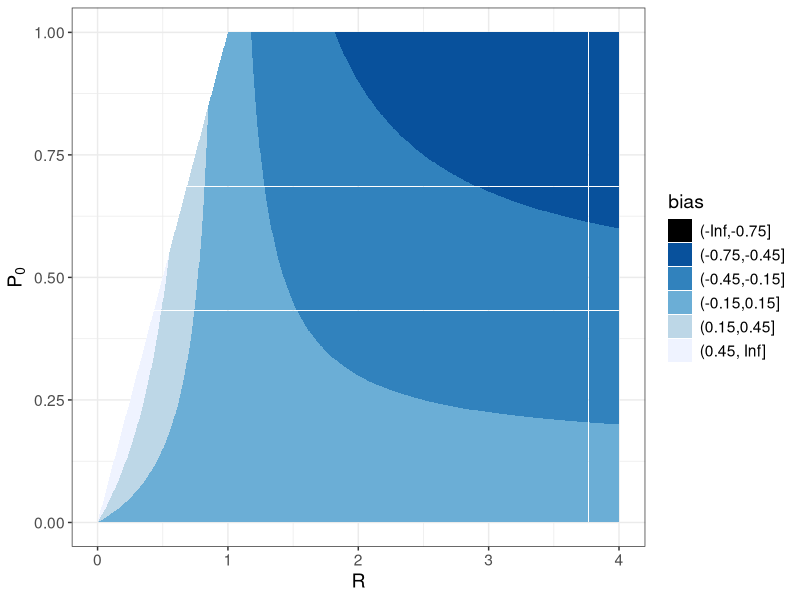

Source code (R):
# Effect of growing (or shrinking) population on parous rate

P_0 =0.6 # true survival per cycle
R = 2


P_0_1 = (-(R + P_0) + sqrt((R + P_0)^2 - 4*R * P_0))/(-2*R)

steps =1000
Rvector = rep(seq(1:steps), each=steps)/(steps/4)
Pvector = rep(seq(1:steps), times=steps)/steps

parous_rate = function(R,P_0){
  value = ifelse(R<1,
                 (-(R + P_0) - sqrt((R + P_0)^2 - 4*R * P_0))/(-2*R),
  (-(R + P_0) + sqrt((R + P_0)^2 - 4*R * P_0))/(-2*R))
  value =   (-(R + P_0) + sqrt((R + P_0)^2 - 4*R * P_0))/(-2*R)
  value= P_0/R
  return(value)}

bias = parous_rate(R=Rvector,P_0=Pvector) - Pvector

toPlot = data.frame(Rvector,Pvector,bias)

#
library(ggplot2)
library(grid)
library(scales)
fmt_dcimals <- function(decimals=0){function(x) format(x,nsmall = decimals,scientific = FALSE)}
toPlot$bias[toPlot$Pvector > toPlot$Rvector] <- NA
toPlot$bias <- cut(toPlot$bias,breaks = c(-Inf,-0.75,-0.45,-0.15,0.15,0.45,Inf))
triangle <- data.frame(x=c(0,0,1),y=c(0,1,1))
s1 = ggplot(data=toPlot,aes(x=Rvector, y=Pvector, fill=bias)) + theme_bw() +
  theme(text = element_text(size = 14)) +
  geom_tile() +
  scale_fill_manual(values = c("black" ,"#08519C","#3182BD","#6BAED6","#BDD7E7","#EFF3FF","lightgrey"),
                    na.translate = FALSE) +
            labs(x = "R", y=expression("P"[0]))
        geom_polygon(data=triangle,mapping=aes(x=x,y=y, fill='lightgrey'), show.legend = FALSE)

print('Supplementary figure s1.png')
grid.newpage()
png('Supplementary figure s1.png',width=18,height=12,units="cm",res=900)
grid.draw(s1)
dev.off()
